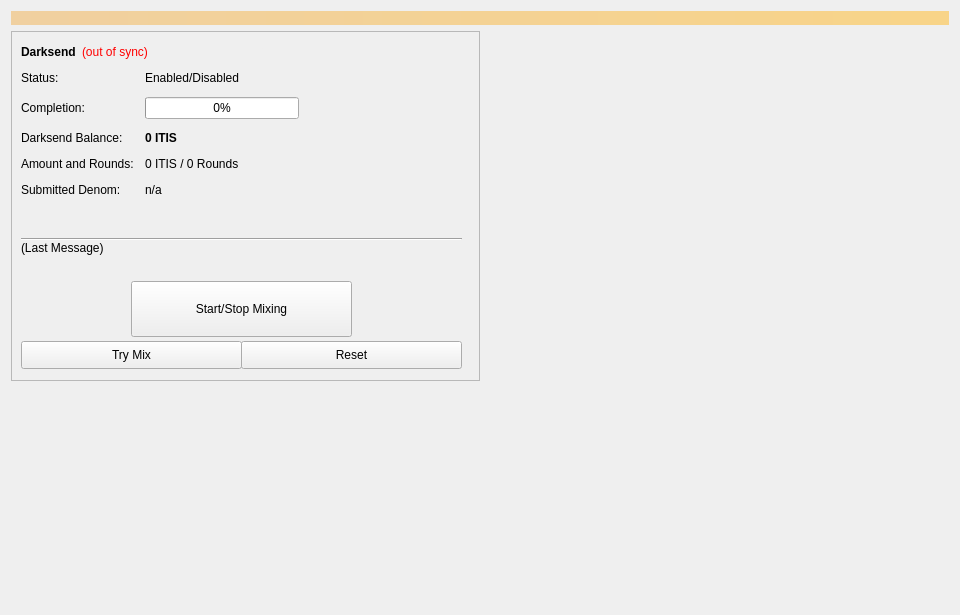
<?xml version="1.0" encoding="UTF-8"?>
<ui version="4.0">
 <class>Coinmix</class>
 <widget class="QWidget" name="Coinmix">
  <property name="geometry">
   <rect>
    <x>0</x>
    <y>0</y>
    <width>960</width>
    <height>615</height>
   </rect>
  </property>
  <property name="minimumSize">
   <size>
    <width>960</width>
    <height>0</height>
   </size>
  </property>
  <property name="windowTitle">
   <string>Form</string>
  </property>
  <layout class="QVBoxLayout" name="topLayout">
   <item>
    <widget class="QLabel" name="labelAlerts">
     <property name="visible">
      <bool>false</bool>
     </property>
     <property name="styleSheet">
      <string notr="true">background-color: qlineargradient(x1: 0, y1: 0, x2: 1, y2: 0, stop:0 #F0D0A0, stop:1 #F8D488); color:#000000;</string>
     </property>
     <property name="wordWrap">
      <bool>true</bool>
     </property>
     <property name="margin">
      <number>3</number>
     </property>
    </widget>
   </item>
   <item>
    <layout class="QHBoxLayout" name="horizontalLayout" stretch="1,1">
     <item>
      <layout class="QVBoxLayout" name="verticalLayout_2">
       <item>
        <widget class="QFrame" name="frameDarksend">
         <property name="minimumSize">
          <size>
           <width>0</width>
           <height>350</height>
          </size>
         </property>
         <property name="layoutDirection">
          <enum>Qt::LeftToRight</enum>
         </property>
         <property name="frameShape">
          <enum>QFrame::StyledPanel</enum>
         </property>
         <property name="frameShadow">
          <enum>QFrame::Raised</enum>
         </property>
         <widget class="QWidget" name="formLayoutWidget">
          <property name="geometry">
           <rect>
            <x>10</x>
            <y>40</y>
            <width>451</width>
            <height>161</height>
           </rect>
          </property>
          <layout class="QFormLayout" name="formLayout">
           <property name="fieldGrowthPolicy">
            <enum>QFormLayout::AllNonFixedFieldsGrow</enum>
           </property>
           <property name="horizontalSpacing">
            <number>11</number>
           </property>
           <property name="verticalSpacing">
            <number>12</number>
           </property>
           <item row="0" column="0">
            <widget class="QLabel" name="label_6">
             <property name="text">
              <string>Status:</string>
             </property>
            </widget>
           </item>
           <item row="1" column="0">
            <widget class="QLabel" name="label_7">
             <property name="text">
              <string>Completion:</string>
             </property>
            </widget>
           </item>
           <item row="1" column="1">
            <widget class="QProgressBar" name="DarksendProgress">
             <property name="maximumSize">
              <size>
               <width>154</width>
               <height>16777215</height>
              </size>
             </property>
             <property name="value">
              <number>0</number>
             </property>
            </widget>
           </item>
           <item row="2" column="0">
            <widget class="QLabel" name="labelAnonymizedText">
             <property name="text">
              <string>Darksend Balance:</string>
             </property>
            </widget>
           </item>
           <item row="2" column="1">
            <widget class="QLabel" name="labelAnonymized">
             <property name="font">
              <font>
               <weight>75</weight>
               <bold>true</bold>
              </font>
             </property>
             <property name="text">
              <string notr="true">0 ITIS</string>
             </property>
            </widget>
           </item>
           <item row="3" column="0">
            <widget class="QLabel" name="label_8">
             <property name="text">
              <string>Amount and Rounds:</string>
             </property>
            </widget>
           </item>
           <item row="3" column="1">
            <widget class="QLabel" name="labelAmountRounds">
             <property name="text">
              <string>0 ITIS / 0 Rounds</string>
             </property>
            </widget>
           </item>
           <item row="4" column="0">
            <widget class="QLabel" name="label_9">
             <property name="text">
              <string>Submitted Denom:</string>
             </property>
            </widget>
           </item>
           <item row="4" column="1">
            <widget class="QLabel" name="labelSubmittedDenom">
             <property name="toolTip">
              <string>The denominations you submitted to the Masternode.&lt;br&gt;To mix, other users must submit the exact same denominations.</string>
             </property>
             <property name="text">
              <string>n/a</string>
             </property>
            </widget>
           </item>
           <item row="0" column="1">
            <widget class="QLabel" name="DarksendEnabled">
             <property name="text">
              <string>Enabled/Disabled</string>
             </property>
            </widget>
           </item>
          </layout>
         </widget>
         <widget class="QPushButton" name="runAutoDenom">
          <property name="geometry">
           <rect>
            <x>251</x>
            <y>17</y>
            <width>1</width>
            <height>1</height>
           </rect>
          </property>
          <property name="palette">
           <palette>
            <active>
             <colorrole role="WindowText">
              <brush brushstyle="SolidPattern">
               <color alpha="255">
                <red>0</red>
                <green>0</green>
                <blue>0</blue>
               </color>
              </brush>
             </colorrole>
             <colorrole role="Button">
              <brush brushstyle="SolidPattern">
               <color alpha="255">
                <red>239</red>
                <green>238</green>
                <blue>238</blue>
               </color>
              </brush>
             </colorrole>
             <colorrole role="Light">
              <brush brushstyle="SolidPattern">
               <color alpha="255">
                <red>255</red>
                <green>255</green>
                <blue>255</blue>
               </color>
              </brush>
             </colorrole>
             <colorrole role="Midlight">
              <brush brushstyle="SolidPattern">
               <color alpha="255">
                <red>247</red>
                <green>246</green>
                <blue>246</blue>
               </color>
              </brush>
             </colorrole>
             <colorrole role="Dark">
              <brush brushstyle="SolidPattern">
               <color alpha="255">
                <red>119</red>
                <green>119</green>
                <blue>119</blue>
               </color>
              </brush>
             </colorrole>
             <colorrole role="Mid">
              <brush brushstyle="SolidPattern">
               <color alpha="255">
                <red>159</red>
                <green>159</green>
                <blue>159</blue>
               </color>
              </brush>
             </colorrole>
             <colorrole role="Text">
              <brush brushstyle="SolidPattern">
               <color alpha="255">
                <red>0</red>
                <green>0</green>
                <blue>0</blue>
               </color>
              </brush>
             </colorrole>
             <colorrole role="BrightText">
              <brush brushstyle="SolidPattern">
               <color alpha="255">
                <red>255</red>
                <green>255</green>
                <blue>255</blue>
               </color>
              </brush>
             </colorrole>
             <colorrole role="ButtonText">
              <brush brushstyle="SolidPattern">
               <color alpha="255">
                <red>0</red>
                <green>0</green>
                <blue>0</blue>
               </color>
              </brush>
             </colorrole>
             <colorrole role="Base">
              <brush brushstyle="SolidPattern">
               <color alpha="255">
                <red>255</red>
                <green>255</green>
                <blue>255</blue>
               </color>
              </brush>
             </colorrole>
             <colorrole role="Window">
              <brush brushstyle="SolidPattern">
               <color alpha="255">
                <red>239</red>
                <green>238</green>
                <blue>238</blue>
               </color>
              </brush>
             </colorrole>
             <colorrole role="Shadow">
              <brush brushstyle="SolidPattern">
               <color alpha="255">
                <red>0</red>
                <green>0</green>
                <blue>0</blue>
               </color>
              </brush>
             </colorrole>
             <colorrole role="AlternateBase">
              <brush brushstyle="SolidPattern">
               <color alpha="255">
                <red>247</red>
                <green>246</green>
                <blue>246</blue>
               </color>
              </brush>
             </colorrole>
             <colorrole role="ToolTipBase">
              <brush brushstyle="SolidPattern">
               <color alpha="255">
                <red>255</red>
                <green>255</green>
                <blue>220</blue>
               </color>
              </brush>
             </colorrole>
             <colorrole role="ToolTipText">
              <brush brushstyle="SolidPattern">
               <color alpha="255">
                <red>0</red>
                <green>0</green>
                <blue>0</blue>
               </color>
              </brush>
             </colorrole>
            </active>
            <inactive>
             <colorrole role="WindowText">
              <brush brushstyle="SolidPattern">
               <color alpha="255">
                <red>0</red>
                <green>0</green>
                <blue>0</blue>
               </color>
              </brush>
             </colorrole>
             <colorrole role="Button">
              <brush brushstyle="SolidPattern">
               <color alpha="255">
                <red>239</red>
                <green>238</green>
                <blue>238</blue>
               </color>
              </brush>
             </colorrole>
             <colorrole role="Light">
              <brush brushstyle="SolidPattern">
               <color alpha="255">
                <red>255</red>
                <green>255</green>
                <blue>255</blue>
               </color>
              </brush>
             </colorrole>
             <colorrole role="Midlight">
              <brush brushstyle="SolidPattern">
               <color alpha="255">
                <red>247</red>
                <green>246</green>
                <blue>246</blue>
               </color>
              </brush>
             </colorrole>
             <colorrole role="Dark">
              <brush brushstyle="SolidPattern">
               <color alpha="255">
                <red>119</red>
                <green>119</green>
                <blue>119</blue>
               </color>
              </brush>
             </colorrole>
             <colorrole role="Mid">
              <brush brushstyle="SolidPattern">
               <color alpha="255">
                <red>159</red>
                <green>159</green>
                <blue>159</blue>
               </color>
              </brush>
             </colorrole>
             <colorrole role="Text">
              <brush brushstyle="SolidPattern">
               <color alpha="255">
                <red>0</red>
                <green>0</green>
                <blue>0</blue>
               </color>
              </brush>
             </colorrole>
             <colorrole role="BrightText">
              <brush brushstyle="SolidPattern">
               <color alpha="255">
                <red>255</red>
                <green>255</green>
                <blue>255</blue>
               </color>
              </brush>
             </colorrole>
             <colorrole role="ButtonText">
              <brush brushstyle="SolidPattern">
               <color alpha="255">
                <red>0</red>
                <green>0</green>
                <blue>0</blue>
               </color>
              </brush>
             </colorrole>
             <colorrole role="Base">
              <brush brushstyle="SolidPattern">
               <color alpha="255">
                <red>255</red>
                <green>255</green>
                <blue>255</blue>
               </color>
              </brush>
             </colorrole>
             <colorrole role="Window">
              <brush brushstyle="SolidPattern">
               <color alpha="255">
                <red>239</red>
                <green>238</green>
                <blue>238</blue>
               </color>
              </brush>
             </colorrole>
             <colorrole role="Shadow">
              <brush brushstyle="SolidPattern">
               <color alpha="255">
                <red>0</red>
                <green>0</green>
                <blue>0</blue>
               </color>
              </brush>
             </colorrole>
             <colorrole role="AlternateBase">
              <brush brushstyle="SolidPattern">
               <color alpha="255">
                <red>247</red>
                <green>246</green>
                <blue>246</blue>
               </color>
              </brush>
             </colorrole>
             <colorrole role="ToolTipBase">
              <brush brushstyle="SolidPattern">
               <color alpha="255">
                <red>255</red>
                <green>255</green>
                <blue>220</blue>
               </color>
              </brush>
             </colorrole>
             <colorrole role="ToolTipText">
              <brush brushstyle="SolidPattern">
               <color alpha="255">
                <red>0</red>
                <green>0</green>
                <blue>0</blue>
               </color>
              </brush>
             </colorrole>
            </inactive>
            <disabled>
             <colorrole role="WindowText">
              <brush brushstyle="SolidPattern">
               <color alpha="255">
                <red>119</red>
                <green>119</green>
                <blue>119</blue>
               </color>
              </brush>
             </colorrole>
             <colorrole role="Button">
              <brush brushstyle="SolidPattern">
               <color alpha="255">
                <red>239</red>
                <green>238</green>
                <blue>238</blue>
               </color>
              </brush>
             </colorrole>
             <colorrole role="Light">
              <brush brushstyle="SolidPattern">
               <color alpha="255">
                <red>255</red>
                <green>255</green>
                <blue>255</blue>
               </color>
              </brush>
             </colorrole>
             <colorrole role="Midlight">
              <brush brushstyle="SolidPattern">
               <color alpha="255">
                <red>247</red>
                <green>246</green>
                <blue>246</blue>
               </color>
              </brush>
             </colorrole>
             <colorrole role="Dark">
              <brush brushstyle="SolidPattern">
               <color alpha="255">
                <red>119</red>
                <green>119</green>
                <blue>119</blue>
               </color>
              </brush>
             </colorrole>
             <colorrole role="Mid">
              <brush brushstyle="SolidPattern">
               <color alpha="255">
                <red>159</red>
                <green>159</green>
                <blue>159</blue>
               </color>
              </brush>
             </colorrole>
             <colorrole role="Text">
              <brush brushstyle="SolidPattern">
               <color alpha="255">
                <red>119</red>
                <green>119</green>
                <blue>119</blue>
               </color>
              </brush>
             </colorrole>
             <colorrole role="BrightText">
              <brush brushstyle="SolidPattern">
               <color alpha="255">
                <red>255</red>
                <green>255</green>
                <blue>255</blue>
               </color>
              </brush>
             </colorrole>
             <colorrole role="ButtonText">
              <brush brushstyle="SolidPattern">
               <color alpha="255">
                <red>119</red>
                <green>119</green>
                <blue>119</blue>
               </color>
              </brush>
             </colorrole>
             <colorrole role="Base">
              <brush brushstyle="SolidPattern">
               <color alpha="255">
                <red>239</red>
                <green>238</green>
                <blue>238</blue>
               </color>
              </brush>
             </colorrole>
             <colorrole role="Window">
              <brush brushstyle="SolidPattern">
               <color alpha="255">
                <red>239</red>
                <green>238</green>
                <blue>238</blue>
               </color>
              </brush>
             </colorrole>
             <colorrole role="Shadow">
              <brush brushstyle="SolidPattern">
               <color alpha="255">
                <red>0</red>
                <green>0</green>
                <blue>0</blue>
               </color>
              </brush>
             </colorrole>
             <colorrole role="AlternateBase">
              <brush brushstyle="SolidPattern">
               <color alpha="255">
                <red>239</red>
                <green>238</green>
                <blue>238</blue>
               </color>
              </brush>
             </colorrole>
             <colorrole role="ToolTipBase">
              <brush brushstyle="SolidPattern">
               <color alpha="255">
                <red>255</red>
                <green>255</green>
                <blue>220</blue>
               </color>
              </brush>
             </colorrole>
             <colorrole role="ToolTipText">
              <brush brushstyle="SolidPattern">
               <color alpha="255">
                <red>0</red>
                <green>0</green>
                <blue>0</blue>
               </color>
              </brush>
             </colorrole>
            </disabled>
           </palette>
          </property>
          <property name="focusPolicy">
           <enum>Qt::NoFocus</enum>
          </property>
          <property name="autoFillBackground">
           <bool>true</bool>
          </property>
          <property name="text">
           <string/>
          </property>
          <property name="flat">
           <bool>true</bool>
          </property>
         </widget>
         <widget class="QPushButton" name="toggleDarksend">
          <property name="geometry">
           <rect>
            <x>120</x>
            <y>250</y>
            <width>221</width>
            <height>56</height>
           </rect>
          </property>
          <property name="sizePolicy">
           <sizepolicy hsizetype="MinimumExpanding" vsizetype="Fixed">
            <horstretch>0</horstretch>
            <verstretch>0</verstretch>
           </sizepolicy>
          </property>
          <property name="text">
           <string>Start/Stop Mixing</string>
          </property>
         </widget>
         <widget class="Line" name="lineLastMessage">
          <property name="geometry">
           <rect>
            <x>10</x>
            <y>200</y>
            <width>441</width>
            <height>16</height>
           </rect>
          </property>
          <property name="orientation">
           <enum>Qt::Horizontal</enum>
          </property>
         </widget>
         <widget class="QLabel" name="DarksendStatus">
          <property name="geometry">
           <rect>
            <x>10</x>
            <y>210</y>
            <width>451</width>
            <height>43</height>
           </rect>
          </property>
          <property name="minimumSize">
           <size>
            <width>288</width>
            <height>43</height>
           </size>
          </property>
          <property name="text">
           <string>(Last Message)</string>
          </property>
          <property name="alignment">
           <set>Qt::AlignLeading|Qt::AlignLeft|Qt::AlignTop</set>
          </property>
          <property name="wordWrap">
           <bool>true</bool>
          </property>
         </widget>
         <widget class="QPushButton" name="DarksendAuto">
          <property name="geometry">
           <rect>
            <x>10</x>
            <y>310</y>
            <width>221</width>
            <height>28</height>
           </rect>
          </property>
          <property name="sizePolicy">
           <sizepolicy hsizetype="MinimumExpanding" vsizetype="Fixed">
            <horstretch>0</horstretch>
            <verstretch>0</verstretch>
           </sizepolicy>
          </property>
          <property name="toolTip">
           <string>Try to manually submit a Darksend request.</string>
          </property>
          <property name="text">
           <string>Try Mix</string>
          </property>
         </widget>
         <widget class="QPushButton" name="DarksendReset">
          <property name="geometry">
           <rect>
            <x>230</x>
            <y>310</y>
            <width>221</width>
            <height>28</height>
           </rect>
          </property>
          <property name="sizePolicy">
           <sizepolicy hsizetype="MinimumExpanding" vsizetype="Fixed">
            <horstretch>0</horstretch>
            <verstretch>0</verstretch>
           </sizepolicy>
          </property>
          <property name="toolTip">
           <string>Reset the current status of Darksend (can interrupt Darksend if it's in the process of Mixing, which can cost you money!)</string>
          </property>
          <property name="autoFillBackground">
           <bool>false</bool>
          </property>
          <property name="text">
           <string>Reset</string>
          </property>
         </widget>
         <widget class="QWidget" name="layoutWidget">
          <property name="geometry">
           <rect>
            <x>10</x>
            <y>10</y>
            <width>431</width>
            <height>22</height>
           </rect>
          </property>
          <layout class="QHBoxLayout" name="horizontalLayout_5">
           <item>
            <widget class="QLabel" name="label_2">
             <property name="font">
              <font>
               <weight>75</weight>
               <bold>true</bold>
              </font>
             </property>
             <property name="text">
              <string>Darksend</string>
             </property>
            </widget>
           </item>
           <item>
            <widget class="QLabel" name="labelDarksendSyncStatus">
             <property name="toolTip">
              <string>The displayed information may be out of date. Your wallet automatically synchronizes with the ITIS network after a connection is established, but this process has not completed yet.</string>
             </property>
             <property name="styleSheet">
              <string notr="true">QLabel { color: red; }</string>
             </property>
             <property name="text">
              <string notr="true">(out of sync)</string>
             </property>
             <property name="alignment">
              <set>Qt::AlignLeading|Qt::AlignLeft|Qt::AlignVCenter</set>
             </property>
            </widget>
           </item>
           <item>
            <spacer name="horizontalSpacer_4">
             <property name="orientation">
              <enum>Qt::Horizontal</enum>
             </property>
             <property name="sizeHint" stdset="0">
              <size>
               <width>40</width>
               <height>20</height>
              </size>
             </property>
            </spacer>
           </item>
          </layout>
         </widget>
        </widget>
       </item>
       <item>
        <spacer name="verticalSpacer">
         <property name="orientation">
          <enum>Qt::Vertical</enum>
         </property>
         <property name="sizeHint" stdset="0">
          <size>
           <width>20</width>
           <height>40</height>
          </size>
         </property>
        </spacer>
       </item>
      </layout>
     </item>
     <item>
      <layout class="QVBoxLayout" name="verticalLayout_3">
       <item>
        <spacer name="verticalSpacer_2">
         <property name="orientation">
          <enum>Qt::Vertical</enum>
         </property>
         <property name="sizeType">
          <enum>QSizePolicy::Expanding</enum>
         </property>
         <property name="sizeHint" stdset="0">
          <size>
           <width>20</width>
           <height>40</height>
          </size>
         </property>
        </spacer>
       </item>
      </layout>
     </item>
    </layout>
   </item>
  </layout>
 </widget>
 <resources/>
 <connections/>
</ui>
